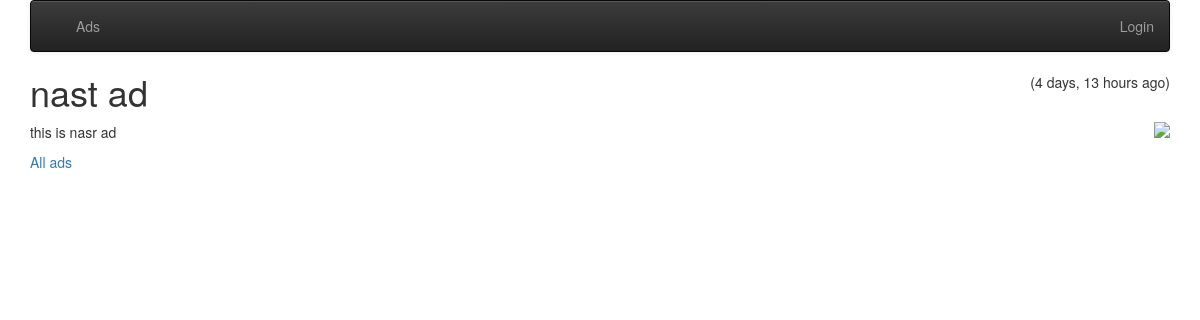
Page /ad/2 on the earlier database version.
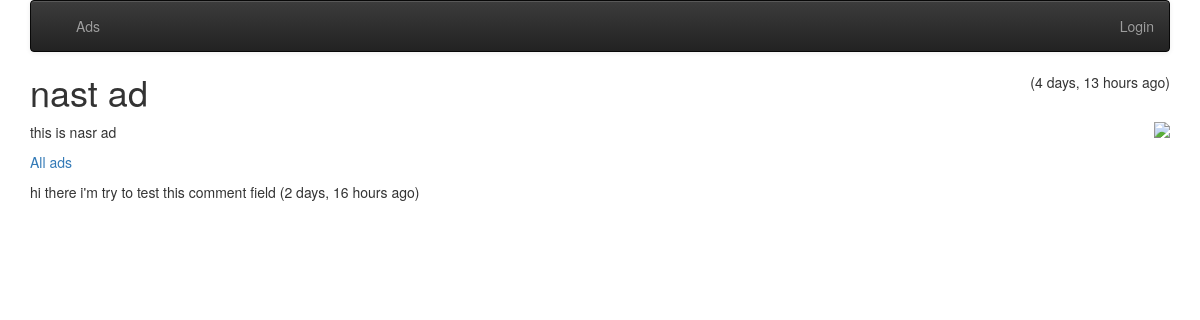
Same page on the later database version.
### ads/models.py (models this page shows, shortened)
class Comment(models.Model) :
    text = models.TextField(
        validators=[MinLengthValidator(3, "Comment must be greater than 3 characters")]
    )
    ad = models.ForeignKey(Ad, on_delete=models.CASCADE)
    owner = models.ForeignKey(settings.AUTH_USER_MODEL, on_delete=models.CASCADE)
    created_at = models.DateTimeField(auto_now_add=True)
    updated_at = models.DateTimeField(auto_now=True)

### ads/views.py (the view)
# urls.py: path('ad/<int:pk>', views.AdDetailView.as_view(), name='ad_detail'),
class AdDetailView(OwnerDetailView):
    model = Ad
    template_name = "ads/ad_detail.html"
    def get(self, request, pk) :
        x = Ad.objects.get(id=pk)
        comments = Comment.objects.filter(ad=x).order_by('-updated_at')
        comment_form = CommentForm()
        context = { 'ad' : x, 'comments': comments, 'comment_form': comment_form }
        return render(request, self.template_name, context)

### ads/templates/ads/ad_detail.html (shortened to what this page needs)
{% extends "base_menu.html" %}
{% load humanize %}
{% block content %}
<span style="float: right;">
({{ ad.updated_at|naturaltime }})
</span>
<h1>{{ ad.title }}</h1>
    {% if ad.content_type %}
    <img style="float:right; max-width:50%;" src="{% url 'ads:ad_picture' ad.id %}"
    onclick="document.getElementById('overlay').style.display = 'block';">
{% endif %}
<p>
{{ ad.text }}
</p>
<p>
<a href="{% url 'ads:all' %}">All ads</a>
</p>
{% if user.is_authenticated %}
{% load crispy_forms_tags %}
{% endif %}
{% for comment in comments %}
<p> {{ comment.text }}
({{ comment.updated_at|naturaltime }})
</p>
{% endfor %}
{% endblock %}

Differences in the rows shown:
added Comment: text "hi there i'm try to test this comment field", updated_at "2 days, 16 hours ago"
